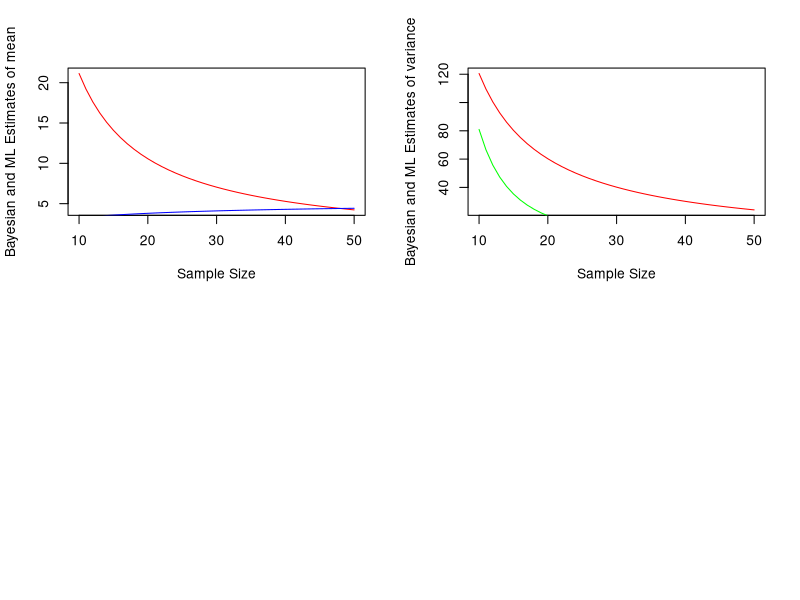

Here is the R script that generated this plot:
ICH=function(t,v0,s0)
{
 x=rchisq(t,v0)
 v=(v0*s0)/x
 V=matrix(v,nrow=t)
 V
}
A=ICH(50,10,4)
A
N=function(t,mu0,k0)
{
 w=rnorm(t,mu0,A/k0)
 W=matrix(w,nrow=t)
 W
}
B=N(50,2,15)
B
M=cbind(A,B)
M
mu=sample(M[,1],1)
sigma=sample(M[,2],1)
n=c(10:50)
y=rnorm(n,mu,sigma)
MLE_mu=sum(y)/n
MLE_mu
MLE_sigma=(sum(y^2)-mean(y)^2)/n
MLE_sigma
mu_B=(15*2+n*mean(y))/(15+n)
mu_B
sigma_n=(10*4+(sum(y^2)-mean(y)^2)+((n*10*((2-MLE_mu)^2))/(n+10)))/(10+n)
sigma_B=(10*sigma_n)/(10+n-1)
sigma_B
par(mfrow=c(2,2))
plot(n,MLE_mu,col="red",type="l",xlab="Sample Size",ylab="Bayesian and ML Estimates of mean")
lines(n,mu_B,col="blue")
plot(n,MLE_sigma,col="red",type="l",xlab="Sample Size",ylab="Bayesian and ML Estimates of variance")
lines(n,sigma_B,col="green")